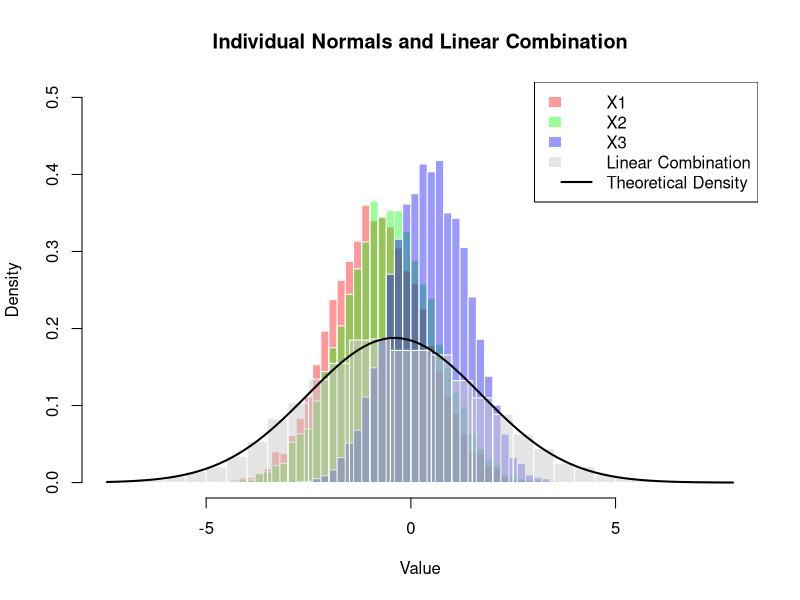

This figure's R source:
## ---- chunk 1
# Set seed
set.seed(456)

# Number of samples
n <- 10000

# Reduced variability for means and standard deviations
mu <- runif(3, -1, 1)
sigma <- runif(3, 0.8, 1.2)

# Simulate independent normal variables
X1 <- rnorm(n, mean=mu[1], sd=sigma[1])
X2 <- rnorm(n, mean=mu[2], sd=sigma[2])
X3 <- rnorm(n, mean=mu[3], sd=sigma[3])

# Linear combination coefficients
a <- c(1.5, -1, 0.5)

# Linear combination
Z <- a[1]*X1 + a[2]*X2 + a[3]*X3

# Compute statistics for linear combination
mean_Z <- mean(Z)
var_Z <- var(Z)

# Plot individual distributions with limited transparency
hist(X1, breaks=40, probability=TRUE, col=rgb(1,0,0,0.4), border="white",
     xlim=range(c(X1,X2,X3,Z)), ylim=c(0,0.5),
     main="Individual Normals and Linear Combination", xlab="Value")
hist(X2, breaks=40, probability=TRUE, col=rgb(0,1,0,0.4), border="white", add=TRUE)
hist(X3, breaks=40, probability=TRUE, col=rgb(0,0,1,0.4), border="white", add=TRUE)

# Overlay linear combination histogram
hist(Z, breaks=50, probability=TRUE, col=rgb(0.8,0.8,0.8,0.5), border="white", add=TRUE)

# Overlay theoretical density of linear combination
curve(dnorm(x, mean=mean_Z, sd=sqrt(var_Z)), col="black", lwd=2, add=TRUE)

# Add legend
legend("topright",
       legend=c("X1","X2","X3","Linear Combination","Theoretical Density"),
       fill=c(rgb(1,0,0,0.4), rgb(0,1,0,0.4), rgb(0,0,1,0.4), rgb(0.8,0.8,0.8,0.5), NA),
       border=NA, lty=c(NA,NA,NA,NA,1), col=c(NA,NA,NA,NA,"black"), lwd=c(NA,NA,NA,NA,2))
